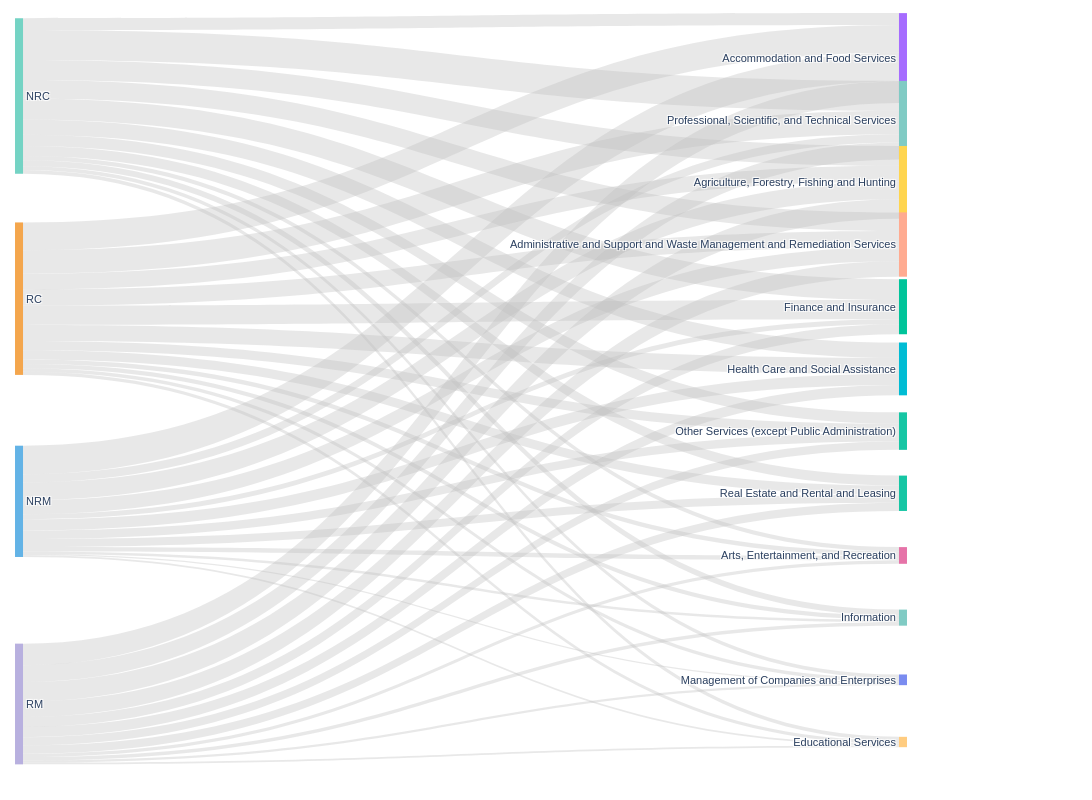

Write notebook code for a chart like this one.
### Code cell
# Fig3A picture drawing
import pandas as pd
import numpy as np
import plotly.graph_objects as go
from pathlib import Path

# ========================= File Paths =========================
input_csv = Path("Your path/Stranded_Occupations_Replication/Data/temp/merged_j2j_skill.csv")
output_svg = Path("Your path/Stranded_Occupations_Replication/Data/temp/Fig3A.svg")

# ========================= Read & Filter =========================
df = pd.read_csv(input_csv)
if "is_strand_dest" not in df.columns:
    raise ValueError("Column not found in data: is_strand_dest")
df["is_strand_dest"] = df["is_strand_dest"].astype(str).str.strip().str.lower()
df = df[~df["is_strand_dest"].isin(["true", "1", "yes"])].copy()

# ========================= Left Nodes =========================
left_order = ["NRC", "RC", "NRM", "RM"]
col_map = {
    "NRC": "sum_8k1nrc",
    "RC": "sum_8k1rc",
    "NRM": "sum_8k1nrm",
    "RM": "sum_8k1rm",
}

# ========================= Wide to Long Format =========================
parts = []
for left_name in left_order:
    value_col = col_map[left_name]
    tmp = df[["naics_name", value_col]].copy()
    tmp = tmp.rename(columns={value_col: "value"})
    tmp["left_type"] = left_name
    parts.append(tmp)
flow_df = pd.concat(parts, ignore_index=True)

# ========================= Clean Numeric Values =========================
flow_df["value"] = pd.to_numeric(flow_df["value"], errors="coerce")
flow_df = flow_df.dropna(subset=["value"])
flow_df = flow_df[flow_df["value"] > 0].copy()
flow_df["naics_name"] = flow_df["naics_name"].astype(str).str.strip()
flow_df = flow_df[flow_df["naics_name"] != ""]
flow_df = flow_df[flow_df["naics_name"].str.lower() != "nan"]

# ========================= Aggregation =========================
flow_df = flow_df.groupby(["left_type", "naics_name"], as_index=False)["value"].sum()

# ========================= Right Node Sorting =========================
right_totals = (
    flow_df.groupby("naics_name", as_index=False)["value"]
    .sum()
    .sort_values("value", ascending=False)
    .reset_index(drop=True)
)
right_order = right_totals["naics_name"].tolist()

# ========================= Node Labels =========================
labels = left_order + right_order
label_to_idx = {label: i for i, label in enumerate(labels)}

# ========================= Flow Data =========================
sources = [label_to_idx[x] for x in flow_df["left_type"]]
targets = [label_to_idx[x] for x in flow_df["naics_name"]]
values = flow_df["value"].tolist()

# ========================= Node Colors =========================
import hashlib

def stable_color(name, palette):
    """
    Generate stable color for node names:
    Same name always gets same color across scripts and orders
    """
    key = str(name).strip().lower()
    h = hashlib.md5(key.encode("utf-8")).hexdigest()
    idx = int(h, 16) % len(palette)
    return palette[idx]

left_colors = {
    "NRC": "#74d3c4",
    "RC": "#f4a64d",
    "NRM": "#63b3e6",
    "RM": "#b8b0df",
}

palette = [
    "#ef6f6c", "#16c6a4", "#b56ce8", "#f3a35c", "#18c7de", "#e673a8",
    "#b9df74", "#f3ca52", "#7a8cf0", "#ff7f50", "#00c49a", "#a66cff",
    "#ffb347", "#00bcd4", "#ff6fae", "#9ccc65", "#e1bee7", "#ffd54f",
    "#90caf9", "#ffab91", "#80cbc4", "#c5e1a5", "#ce93d8", "#ffcc80"
]

naics_color_map = {
    n: stable_color(n, palette)
    for n in right_order
}

node_colors = [left_colors[x] for x in left_order]
node_colors += [naics_color_map[x] for x in right_order]

# ========================= Node Positions =========================
n_left = len(left_order)
n_right = len(right_order)

# Left: 4 nodes, vertically centered with margins
left_x = [0.01] * n_left
left_y = np.linspace(0.10, 0.90, n_left).tolist()

# Right: Compact arrangement, not full height
# Right style: Nodes start from top with even spacing but overall top-aligned
# ========================= Node Positions =========================
right_x = [0.99] * n_right
if n_right == 1:
    right_y = [0.5]
else:
    # Reduced range → larger physical spacing between nodes
    y_span_top = 0.05
    y_span_bottom = 0.95
    right_y = np.linspace(y_span_top, y_span_bottom, n_right).tolist()

x = left_x + right_x
y = left_y + right_y

# ========================= Create Sankey Diagram =========================
fig = go.Figure(
    data=[
        go.Sankey(
            arrangement="fixed",
            node=dict(
                pad=20,             # Modified: Node spacing, original 15, reduced for tighter right side
                thickness=8,        # Key modification: Node thickness, original default 20, changed to 8 for slimmer look
                line=dict(color="rgba(0,0,0,0)", width=0),
                label=labels,
                color=node_colors,
                x=x,
                y=y,
            ),
            link=dict(
                source=sources,
                target=targets,
                value=values,
                color="rgba(190,190,190,0.35)",  # Modified: More transparent links for cleaner visual
            ),
        )
    ]
)

# ========================= Canvas Dimensions =========================
# Modified: Height no longer grows linearly with node count, fixed appropriate height
height = max(800, 40 * n_right + 200)   # Original 30 → 40

fig.update_layout(
    title="",
    font=dict(size=11, family="Arial"),
    width=1200,
    height=height,
    margin=dict(l=10, r=180, t=20, b=20),  # Modified: More right margin for labels
    paper_bgcolor="white",
    plot_bgcolor="white",
)
fig.show()
# ========================= Export SVG =========================
fig.write_image(output_svg, format="svg")
print(f"SVG saved to: {output_svg}")
print(f"Retained {len(df):,} rows after filtering, {n_right} industry nodes on the right.")

### Figure 1 — Plotly figure (JSON) as saved in the notebook; plotly's stock layout.template omitted (floating-point values rounded to 4 significant figures)
{"data": [{"arrangement": "fixed", "link": {"color": "rgba(190,190,190,0.35)", "source": [0, 0, 0, 0, 0, 0, 0, 0, 0, 0, 0, 0, 2, 2, 2, 2, 2, 2, 2, 2, 2, 2, 2, 2, 1, 1, 1, 1, 1, 1, 1, 1, 1, 1, 1, 1, 3, 3, 3, 3, 3, 3, 3, 3, 3, 3, 3, 3], "target": [4, 7, 6, 12, 15, 8, 9, 13, 14, 10, 5, 11, 4, 7, 6, 12, 15, 8, 9, 13, 14, 10, 5, 11, 4, 7, 6, 12, 15, 8, 9, 13, 14, 10, 5, 11, 4, 7, 6, 12, 15, 8, 9, 13, 14, 10, 5, 11], "value": [18740.0, 29610.0, 31290.0, 6728.0, 5772.0, 32890.0, 24060.0, 9269.0, 6227.0, 18080.0, 47360.0, 15720.0, 45060.0, 22120.0, 27960.0, 7051.0, 2658.0, 8009.0, 17600.0, 3922.0, 2060.0, 13630.0, 13127, 12660.0, 44080.0, 25400.0, 24930.0, 7192.0, 5156.0, 30450.0, 25630.0, 6851.0, 5200.0, 14430.0, 37030.0, 14587, 33980.0, 24520.0, 30790.0, 5408, 2799.0, 15651, 16210.0, 5326.0, 3397.0, 13130.0, 26690.0, 12900.0]}, "node": {"color": ["#74d3c4", "#f4a64d", "#63b3e6", "#b8b0df", "#a66cff", "#80cbc4", "#ffd54f", "#ffab91", "#00c49a", "#00bcd4", "#16c6a4", "#16c6a4", "#e673a8", "#80cbc4", "#7a8cf0", "#ffcc80"], "label": ["NRC", "RC", "NRM", "RM", "Accommodation and Food Services", "Professional, Scientific, and Technical Services", "Agriculture, Forestry, Fishing and Hunting", "Administrative and Support and Waste Management and Remediation Services", "Finance and Insurance", "Health Care and Social Assistance", "Other Services (except Public Administration)", "Real Estate and Rental and Leasing", "Arts, Entertainment, and Recreation", "Information", "Management of Companies and Enterprises", "Educational Services"], "line": {"color": "rgba(0,0,0,0)", "width": 0}, "pad": 20, "thickness": 8, "x": [0.01, 0.01, 0.01, 0.01, 0.99, 0.99, 0.99, 0.99, 0.99, 0.99, 0.99, 0.99, 0.99, 0.99, 0.99, 0.99], "y": [0.1, 0.3667, 0.6333, 0.9, 0.05, 0.1318, 0.2136, 0.2955, 0.3773, 0.4591, 0.5409, 0.6227, 0.7045, 0.7864, 0.8682, 0.95]}, "type": "sankey"}], "layout": {"font": {"family": "Arial", "size": 11}, "height": 800, "margin": {"b": 20, "l": 10, "r": 180, "t": 20}, "paper_bgcolor": "white", "plot_bgcolor": "white", "title": {"text": ""}, "width": 1200}}
